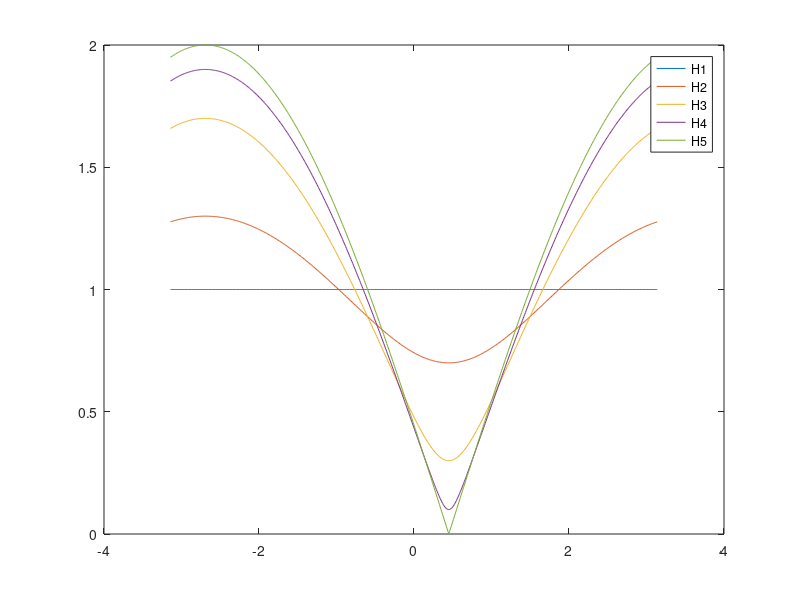

Reproduce this figure in MATLAB. (Note: this script raises an error after producing the figure.)
%%
%Subpunctul a
clc; clear;

teta = pi/7;
omega = -pi : 0.01 : pi;
j = sqrt(-1);

%Alegem mai multe valori aleatoare pentru r in intervalul (0,1)
r1 = 0;
r2 = 0.3;
r3 = 0.7;
r4 = 0.9;
r5 = 1;

c1 = r1 * exp(j * teta);
b1 = [1 -c1];
H1 = freqz(b1, 1, omega);
figure;
plot(omega, abs(H1));
hold on;

c2 = r2 * exp(j * teta);
b2 = [1 -c2];
H2 = freqz(b2, 1, omega);
plot(omega, abs(H2));
hold on;

c3 = r3 * exp(j * teta);
b3 = [1 -c3];
H3 = freqz(b3, 1, omega);
plot(omega, abs(H3));
hold on;

c4 = r4 * exp(j * teta);
b4 = [1 -c4];
H4 = freqz(b4, 1, omega);
plot(omega, abs(H4));
hold on;

c5 = r5 * exp(j * teta);
b5 = [1 -c5];
H5 = freqz(b5, 1, omega);
plot(omega, abs(H5));
legend( 'H1', 'H2', 'H3', 'H4', 'H5')
hold off;

figure(2);
pzmap(b1, 1);
hold on;
pzmap(b2, 1);
hold on;
pzmap(b3, 1);
hold on;
pzmap(b4, 1);
hold on;
pzmap(b5, 1);
hold off

%%
%Subpunctul b)
teta2 = 2*pi/3;

c1 = r1 * exp(j * teta2);
b1 = [1 -c1];
H1 = freqz(b1, 1, omega);
figure;
plot(omega, abs(H1));
hold on;

c2 = r2 * exp(j * teta2);
b2 = [1 -c2];
H2 = freqz(b2, 1, omega);
plot(omega, abs(H2));
hold on;

c3 = r3 * exp(j * teta2);
b3 = [1 -c3];
H3 = freqz(b3, 1, omega);
plot(omega, abs(H3));
hold on;

c4 = r4 * exp(j * teta2);
b4 = [1 -c4];
H4 = freqz(b4, 1, omega);
plot(omega, abs(H4));
hold on;

c5 = r5 * exp(j * teta2);
b5 = [1 -c5];
H5 = freqz(b5, 1, omega);
plot(omega, abs(H5));
legend( 'H1', 'H2', 'H3', 'H4', 'H5')
hold off;

%Modificand valoarea lui teta  modific valoarea in jurul careia are loc
%atenuare.
